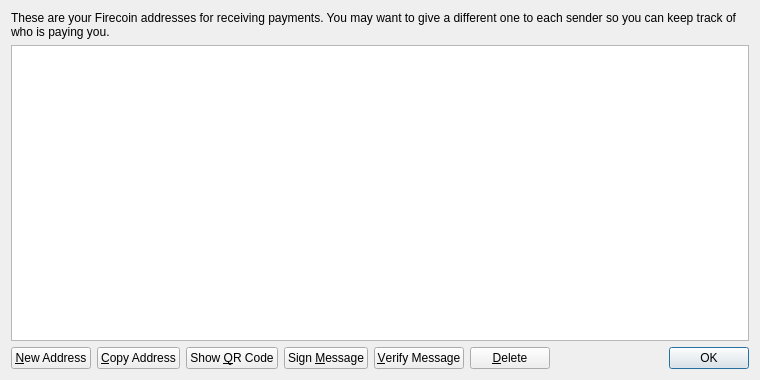
<?xml version="1.0" encoding="UTF-8"?>
<ui version="4.0">
 <class>AddressBookPage</class>
 <widget class="QWidget" name="AddressBookPage">
  <property name="geometry">
   <rect>
    <x>0</x>
    <y>0</y>
    <width>760</width>
    <height>380</height>
   </rect>
  </property>
  <property name="windowTitle">
   <string>Address Book</string>
  </property>
  <layout class="QVBoxLayout" name="verticalLayout">
   <item>
    <widget class="QLabel" name="labelExplanation">
     <property name="text">
      <string>These are your Firecoin addresses for receiving payments. You may want to give a different one to each sender so you can keep track of who is paying you.</string>
     </property>
     <property name="textFormat">
      <enum>Qt::PlainText</enum>
     </property>
     <property name="wordWrap">
      <bool>true</bool>
     </property>
    </widget>
   </item>
   <item>
    <widget class="QTableView" name="tableView">
     <property name="contextMenuPolicy">
      <enum>Qt::CustomContextMenu</enum>
     </property>
     <property name="toolTip">
      <string>Double-click to edit address or label</string>
     </property>
     <property name="tabKeyNavigation">
      <bool>false</bool>
     </property>
     <property name="alternatingRowColors">
      <bool>true</bool>
     </property>
     <property name="selectionMode">
      <enum>QAbstractItemView::SingleSelection</enum>
     </property>
     <property name="selectionBehavior">
      <enum>QAbstractItemView::SelectRows</enum>
     </property>
     <property name="sortingEnabled">
      <bool>true</bool>
     </property>
     <attribute name="verticalHeaderVisible">
      <bool>false</bool>
     </attribute>
    </widget>
   </item>
   <item>
    <layout class="QHBoxLayout" name="horizontalLayout">
     <item>
      <widget class="QPushButton" name="newAddressButton">
       <property name="toolTip">
        <string>Create a new address</string>
       </property>
       <property name="text">
        <string>&amp;New Address</string>
       </property>
       <property name="icon">
        <iconset resource="../bitcoin.qrc">
         <normaloff>:/icons/add</normaloff>:/icons/add</iconset>
       </property>
      </widget>
     </item>
     <item>
      <widget class="QPushButton" name="copyToClipboard">
       <property name="toolTip">
        <string>Copy the currently selected address to the system clipboard</string>
       </property>
       <property name="text">
        <string>&amp;Copy Address</string>
       </property>
       <property name="icon">
        <iconset resource="../bitcoin.qrc">
         <normaloff>:/icons/editcopy</normaloff>:/icons/editcopy</iconset>
       </property>
      </widget>
     </item>
     <item>
      <widget class="QPushButton" name="showQRCode">
       <property name="text">
        <string>Show &amp;QR Code</string>
       </property>
       <property name="icon">
        <iconset resource="../bitcoin.qrc">
         <normaloff>:/icons/qrcode</normaloff>:/icons/qrcode</iconset>
       </property>
      </widget>
     </item>
     <item>
      <widget class="QPushButton" name="signMessage">
       <property name="toolTip">
        <string>Sign a message to prove you own a Firecoin address</string>
       </property>
       <property name="text">
        <string>Sign &amp;Message</string>
       </property>
       <property name="icon">
        <iconset resource="../bitcoin.qrc">
         <normaloff>:/icons/edit</normaloff>:/icons/edit</iconset>
       </property>
      </widget>
     </item>
     <item>
      <widget class="QPushButton" name="verifyMessage">
       <property name="toolTip">
        <string>Verify a message to ensure it was signed with a specified Firecoin address</string>
       </property>
       <property name="text">
        <string>&amp;Verify Message</string>
       </property>
       <property name="icon">
        <iconset resource="../bitcoin.qrc">
         <normaloff>:/icons/transaction_0</normaloff>:/icons/transaction_0</iconset>
       </property>
      </widget>
     </item>
     <item>
      <widget class="QPushButton" name="deleteButton">
       <property name="toolTip">
        <string>Delete the currently selected address from the list</string>
       </property>
       <property name="text">
        <string>&amp;Delete</string>
       </property>
       <property name="icon">
        <iconset resource="../bitcoin.qrc">
         <normaloff>:/icons/remove</normaloff>:/icons/remove</iconset>
       </property>
      </widget>
     </item>
     <item>
      <spacer name="horizontalSpacer">
       <property name="orientation">
        <enum>Qt::Horizontal</enum>
       </property>
       <property name="sizeHint" stdset="0">
        <size>
         <width>40</width>
         <height>20</height>
        </size>
       </property>
      </spacer>
     </item>
     <item>
      <widget class="QDialogButtonBox" name="buttonBox">
       <property name="sizePolicy">
        <sizepolicy hsizetype="Maximum" vsizetype="Fixed">
         <horstretch>0</horstretch>
         <verstretch>0</verstretch>
        </sizepolicy>
       </property>
       <property name="standardButtons">
        <set>QDialogButtonBox::Ok</set>
       </property>
      </widget>
     </item>
    </layout>
   </item>
  </layout>
 </widget>
 <resources>
  <include location="../bitcoin.qrc"/>
 </resources>
 <connections/>
</ui>
